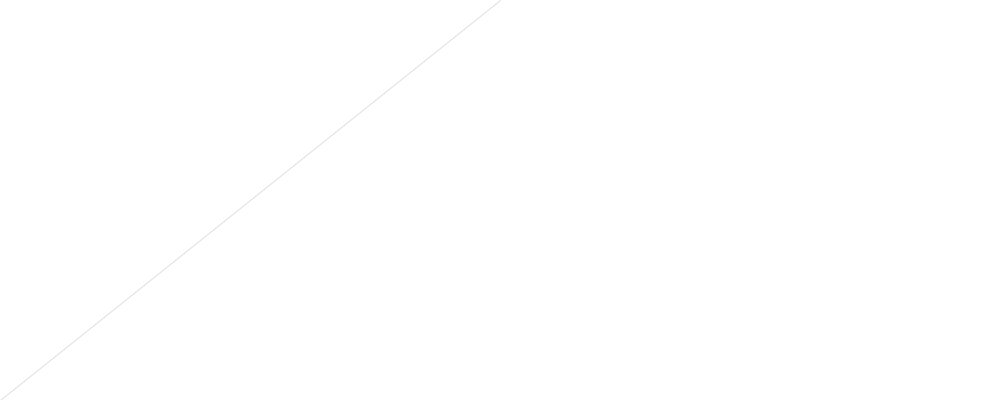
Frame 1 (no input)
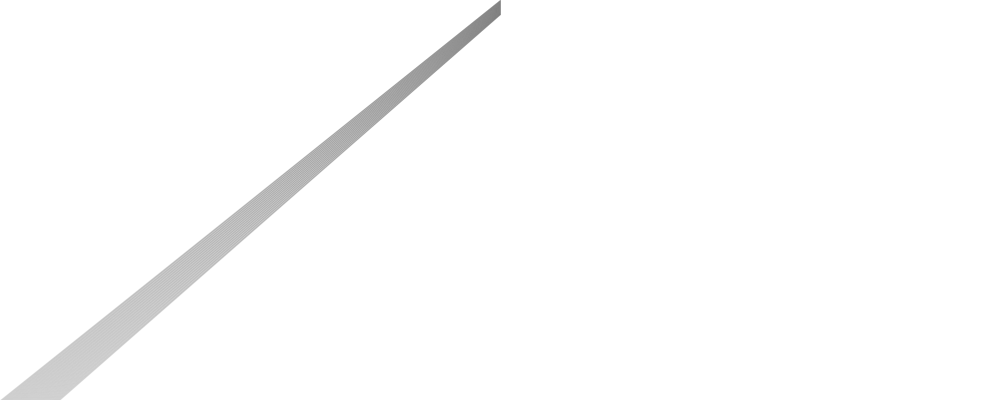
Frame 60 (the mouse pressed at the canvas centre just before this capture)
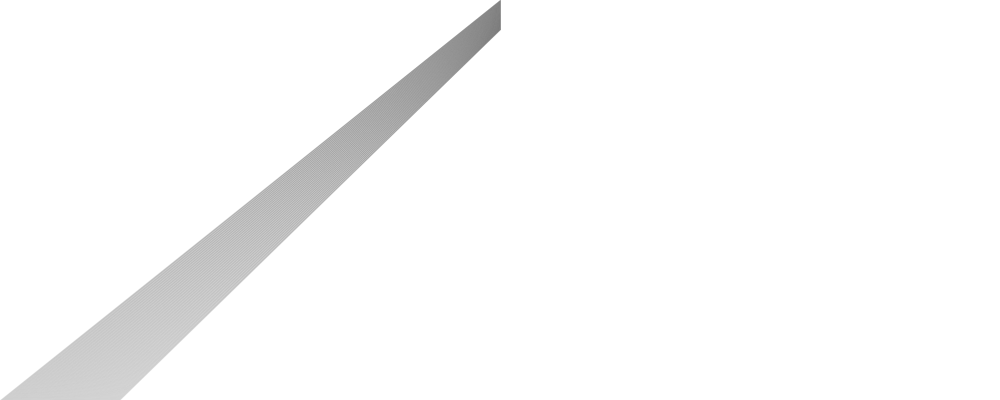
Frame 120 (the mouse held since frame 60 and released just before this capture)

The Processing sketch that drew these frames (run headless with seeded random() and noise(); from frame 60 on, the mouse is pressed at the canvas centre):

// Processing sketch: z_challenge_corbusier
// ── z_challenge_corbusier.pde
float inicioX, inicioY, finalX, finalY;
float offsetX = 1;
float offsetY = 0.25;

void setup()
{
  size(1000, 400);
  background(255);
  
  inicioX = 0;
  inicioY = height;
  finalX  = width/2;
  finalY  = 0;
  
  stroke(0, 32);
}

void draw()
{
  line(inicioX, inicioY, finalX, finalY);
  
  inicioX = inicioX + offsetX;
  finalY  = finalY + offsetY;
}
